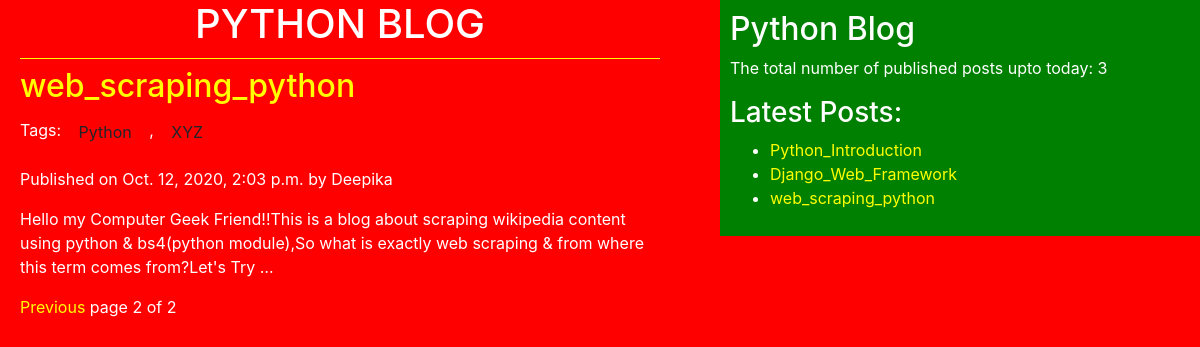
/blog/post/?page=2, run on the app's committed database.
### blog/models.py (models this page shows, shortened)
class Post(models.Model):
    STATUS_CHOICES = (('draft', 'Draft'), ('published', 'Published'))
    title = models.CharField(max_length=256)
    slug = models.SlugField(max_length=264, unique_for_date='publish')
    author = models.ForeignKey(User, on_delete=models.CASCADE)
    body=models.TextField()
    publish = models.DateTimeField(default=timezone.now())
    created = models.DateTimeField(auto_now_add=True)
    updated= models.DateTimeField(auto_now=True)
    status = models.CharField(max_length=10, choices=STATUS_CHOICES, default='draft')
    objects = CustomManger()
    tags=TaggableManager()
    class Meta:
        ordering = ('-publish',)
    def get_absolute_url(self):
        return reverse('post_detail', args=[self.publish.year, self.publish.strftime('%m'), self.publish.strftime('%d'), self.slug])

### blog/views.py (the view)
# urls.py: path('post/', views.Post_list_view),
def Post_list_view(request, tag_slug=None):
    post_list = Post.objects.all()
    tag=None
    if tag_slug:
        tag = get_object_or_404(Tag, slug=tag_slug)
        post_list=post_list.filter(tags__in = [tag])
    paginator = Paginator(post_list, 2)
    page_number = request.GET.get('page')
    try:
        post_list = paginator.page(page_number)
    except PageNotAnInteger:
        post_list = paginator.page(1)
    except EmptyPage:
        post_list = paginator.page(paginator.num_pages)
    return render(request, 'blog/post_list.html', {'post_list': post_list, 'tag':tag})

### blog/models.py (called while the page is built)
    def get_queryset(self):
        return super().get_queryset().filter(status='published')

### blog/templatetags/blog_tags.py (called while the page is built)
@register.simple_tag
def total_posts():
    return Post.objects.count()

@register.inclusion_tag('blog/latest_posts.html')
def show_latest_posts():
    latest_posts=Post.objects.order_by('-publish')[:3]
    return {'latest_posts': latest_posts}

### templates/blog/post_list.html (shortened to what this page needs)
{% extends 'blog/base.html' %}
{% block content %}
<h1>PYTHON BLOG</h1>
{% for post in post_list %}
<h2><a href="{{post.get_absolute_url}}"> {{post.title}}</a></h2>
<p>Tags:
    {%for tag in post.tags.all %}
    <a href="{%url 'post_list_by_tag_name' tag.slug %}" class="btn btn-sucess">{{tag.name}}</a>
    {%if not forloop.last%}, {%endif%}
    {%endfor%}
</p>
<p id='date'> Published on {{post.publish}} by {{post.author|title}}</p>
{{post.body|truncatewords:30|linebreaks}}
{% endfor %}
{% include 'blog/Pagination.html' with page=post_list %}
{% endblock %}

### templates/blog/latest_posts.html
<ul>
    {% for post in latest_posts %}
    <li><a href="{{post.get_absolute_url}}">{{post.title}}</a></li>
    {% endfor %}
</ul>

### static/css/blog.css (style rules this page uses)
h1 { text-align: center; border-bottom: 1px solid yellow; padding-bottom: 10px; }
body { background: red; color: white; }
a { color: yellow; }

### data on the page
Post: title "web_scraping_python", publish "Oct. 12, 2020, 2:03 p.m.", author "Deepika", body "Hello my Computer Geek Friend!!This is a blog about scraping wikipedia content using python & bs4(python module),So what is exactly web scraping & from where this term comes from?Let's Try …"
Tag: name "Python"
Tag: name "XYZ"
Post: title "Python_Introduction"
Post: title "Django_Web_Framework"

### other printed values
{{ page.number }} "2"
{{ page.paginator.num_pages }} "2"
